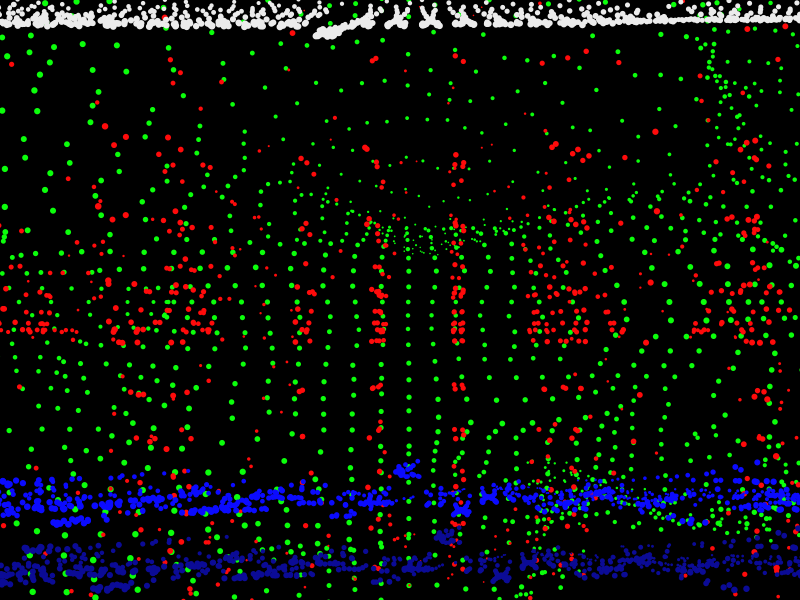
Frame 1 (no input)
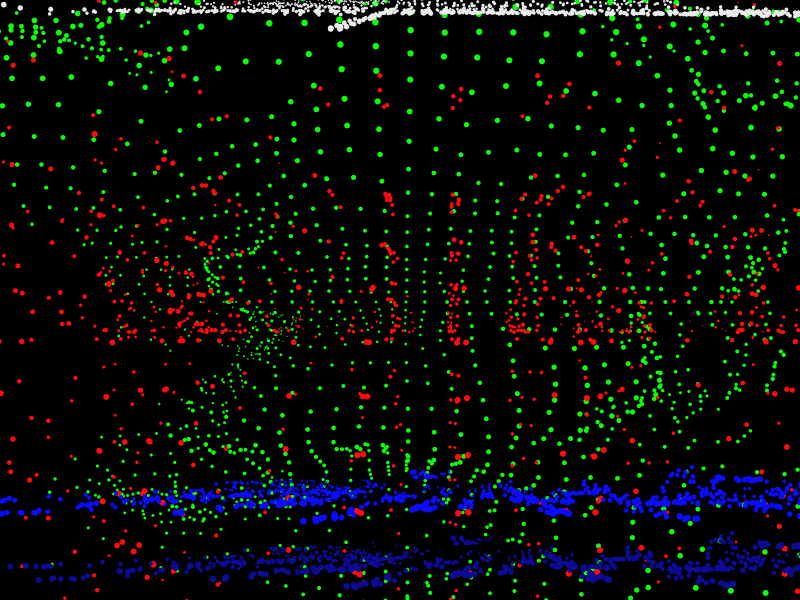
Frame 60 (the mouse pressed at the canvas centre just before this capture)
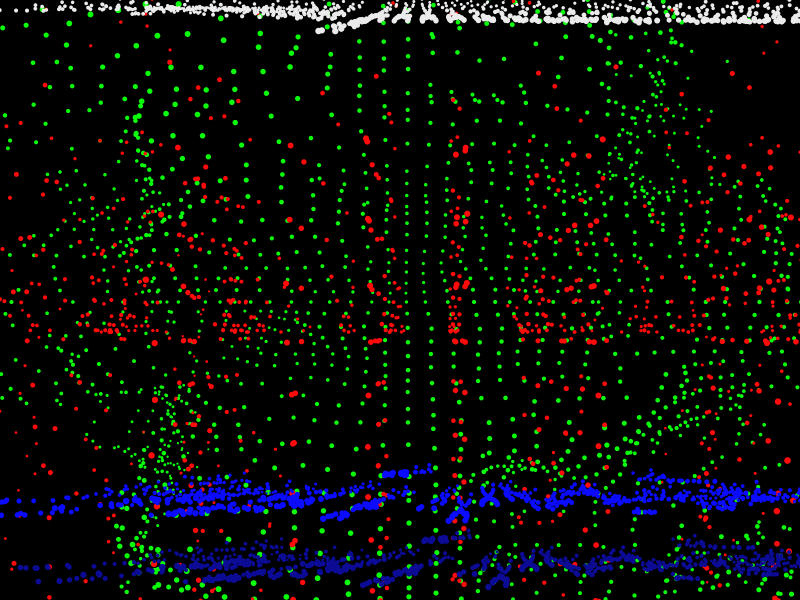
Frame 120 (the mouse held since frame 60 and released just before this capture)

The Processing sketch that drew these frames (run headless with seeded random() and noise(); from frame 60 on, the mouse is pressed at the canvas centre):

// Processing sketch: processing_92871
// ── processing_92871.pde

float xstart, ystart, squaresize;

void setup() {
  size(800, 600);
  xstart = random(30);
  ystart = random(30);
  squaresize = height/8;
}

void draw() {
  background(0);
  fill(0,0,0,5);
  noStroke();
  rect(0, 0, width, height);
  drawStuff();
  drawStuff2();
  drawStuff3();
  drawStuff4();
  drawStuff5();
}
void drawPoint(float x, float y, float noiseFactor) {
  pushMatrix();
  translate(x * noiseFactor * 12, y * noiseFactor * 9);
  float edgeSize = noiseFactor * 9;
  ellipse(2, 2, edgeSize, edgeSize);
  popMatrix();  
}
void drawStuff(){
   fill(11,255,11);
xstart += 0.06;
  ystart += 0.06;
  translate(width/2, height/2);
  float ynoise = ystart;
  for (float y = -squaresize; y <= squaresize; y+=3) {
    ynoise += 0.08;
    float xnoise = xstart;
    for (float x = -squaresize; x <= squaresize; x+=4) {
      xnoise += 0.07;
      drawPoint(x,y, noise(xnoise, ynoise));
    }
  } 
}
void drawStuff2(){
 fill(255,11,11);
xstart += 0.02;
  ystart += 0.02;
  translate(width/20, height/20);
  float ynoise = ystart;
  for (float y = -squaresize; y <= squaresize; y+=3) {
    ynoise += 0.08;
    float xnoise = xstart;
    for (float x = -squaresize; x <= squaresize; x+=4) {
      xnoise += 0.07;
      drawPoint(x/cos(x),y*tan(y), noise(xnoise, ynoise));
    }
  } 
}
void drawStuff3(){
 fill(11,11,255);
xstart += 0.02;
  ystart += 0.02;
  translate(width/20, height/4);
  float ynoise = ystart;
  for (float y = -squaresize; y <= squaresize; y+=3) {
    ynoise += 0.08;
    float xnoise = xstart;
    for (float x = -squaresize; x <= squaresize; x+=4) {
      xnoise += 0.07;
     drawPoint(x-cos(y),log(y/tan(x)), noise(xnoise, ynoise));
    }
  } 
}
void drawStuff4(){
 fill(11,11,150);
xstart += 0.02;
  ystart += 0.02;
  translate(width/20, height/9);
  float ynoise = ystart;
  for (float y = -squaresize; y <= squaresize; y+=3) {
    ynoise += 0.08;
    float xnoise = xstart;
    for (float x = -squaresize; x <= squaresize; x+=4) {
      xnoise += 0.07;
     drawPoint(x-cos(y),log(y/tan(x)), noise(xnoise, ynoise));
    }
  } 
}
void drawStuff5(){
 fill(235);
xstart += 0.02;
  ystart += 0.02;
  translate(-100,-550);
  float ynoise = ystart;
  for (float y = -squaresize; y <= squaresize; y+=3) {
    ynoise += 0.08;
    float xnoise = xstart;
    for (float x = -squaresize; x <= squaresize; x+=4) {
      xnoise += 0.03;
     drawPoint(x-cos(y),log(y+tan(x)), noise(xnoise, ynoise));
    }
  } 
}
